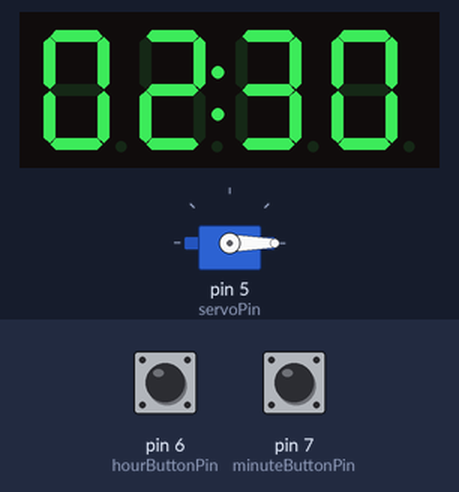
Recording of a sketch running on a simulated Arduino Uno, built with avr-gcc and run on an emulated ATmega328P. Shown: servo, 4-digit seven-segment display. Inputs (shaded band) come from the test bench; at power-on: pin 6 (hourButtonPin) HIGH, pin 7 (minuteButtonPin) HIGH.

Above: at 1.2 s.
1.3 s: pin 6 (hourButtonPin) pulled LOW for 1 s
At 2.6 s:
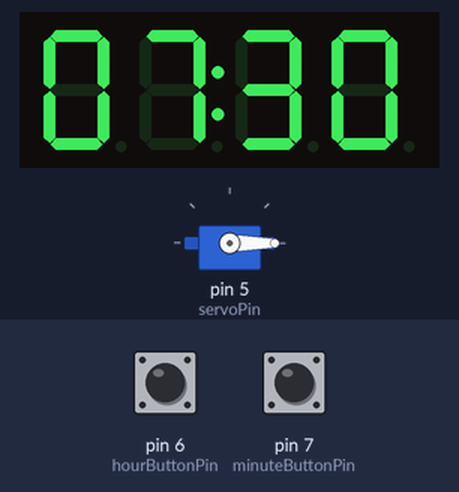
5.3 s: pin 7 (minuteButtonPin) pulled LOW for 3.2 s
At 9.4 s:
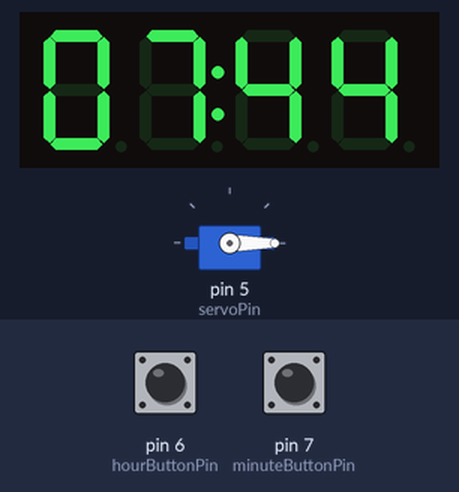
10.0 s: pin 6 (hourButtonPin) pulled LOW for 0.15 s
At 10.4 s:
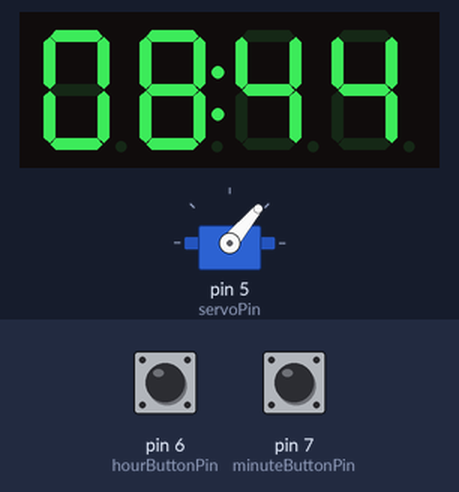
12.0 s: pin 7 (minuteButtonPin) pulled LOW for 0.15 s
At 12.8 s:
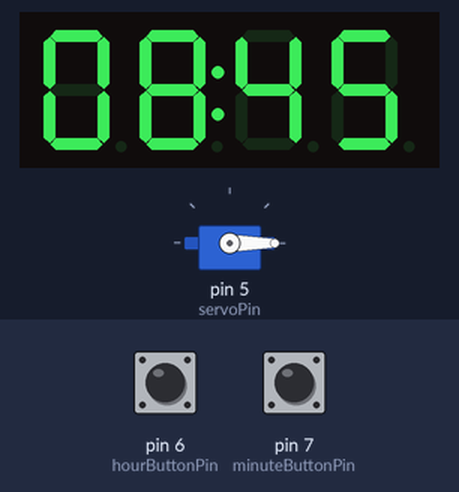
Timing chart, 0 to 16.1 s (numbered marks = the images above; inputs shaded):
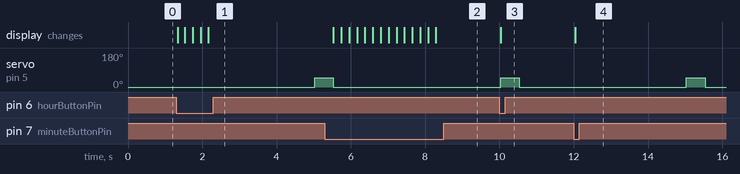

Measured:
- after the input at 1.3 s, the display: first changes at once (image 1 shows a later state)
- after the input at 5.3 s, the display: first changes after 0.23 s (image 2 shows a later state)
- after the input at 10.0 s, the display: changes at once (image 3)
- after the input at 12.0 s, the display: changes at once (image 4)

The sketch:

code.ino
```cpp
#include <TM1637Display.h>
#include <Servo.h>

// TM1637 Pins
#define CLK 2
#define DIO 3

// Servo Pin
#define servoPin 5

// Button Pins
#define hourButtonPin 6
#define minuteButtonPin 7

// TM1637 + Servo Setup
TM1637Display display(CLK, DIO);
Servo sprayServo;

// Initial Time (Set your desired starting time)
int hours = 2;       // 2 PM
int minutes = 30;
bool isPM = true;

unsigned long previousMillis = 0;
unsigned long sprayMillis = 0;
const long clockInterval = 60000;   // 1 minute
const long sprayInterval = 5000;    // 5 seconds

// Debounce variables
unsigned long lastHourButtonPress = 0;
unsigned long lastMinuteButtonPress = 0;
const long debounceDelay = 200; // 200ms debounce

void setup() {
  display.setBrightness(0x0f);
  sprayServo.attach(servoPin);
  sprayServo.write(0); // Initial position

  pinMode(hourButtonPin, INPUT_PULLUP);
  pinMode(minuteButtonPin, INPUT_PULLUP);
}

void loop() {
  unsigned long currentMillis = millis();

  // Check hour button
  if (digitalRead(hourButtonPin) == LOW && (currentMillis - lastHourButtonPress > debounceDelay)) {
    lastHourButtonPress = currentMillis;
    hours++;
    if (hours > 12) {
      hours = 1;
    } else if (hours == 12) {
      isPM = !isPM;
    }
  }

  // Check minute button
  if (digitalRead(minuteButtonPin) == LOW && (currentMillis - lastMinuteButtonPress > debounceDelay)) {
    lastMinuteButtonPress = currentMillis;
    minutes++;
    if (minutes >= 60) {
      minutes = 0;
      hours++;
      if (hours > 12) {
        hours = 1;
      } else if (hours == 12) {
        isPM = !isPM;
      }
    }
  }

  // Clock update every minute
  if (currentMillis - previousMillis >= clockInterval) {
    previousMillis = currentMillis;
    minutes++;
    if (minutes >= 60) {
      minutes = 0;
      hours++;
      if (hours > 12) {
        hours = 1;
      } else if (hours == 12) {
        isPM = !isPM;
      }
    }
  }

  // Display time (12-hour format)
  int displayTime = hours * 100 + minutes;
  display.showNumberDecEx(displayTime, 0b01000000, true); // With colon

  // Spray every 5 seconds
  if (currentMillis - sprayMillis >= sprayInterval) {
    sprayMillis = currentMillis;
    sprayServo.write(50);   // Rotate to 60°
    delay(500);             // Hold position
    sprayServo.write(0);    // Back to 0°
  }
}
```
